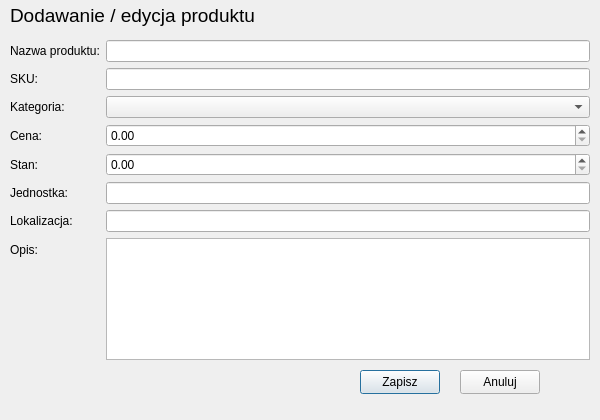
<?xml version="1.0" encoding="UTF-8"?>
<ui version="4.0">
 <class>ProductDialog</class>
 <widget class="QDialog" name="ProductDialog">
  <property name="geometry">
   <rect>
    <x>0</x>
    <y>0</y>
    <width>600</width>
    <height>420</height>
   </rect>
  </property>
  <property name="windowTitle">
   <string>Produkt</string>
  </property>
  <widget class="QLabel" name="title">
   <property name="geometry">
    <rect>
     <x>10</x>
     <y>0</y>
     <width>420</width>
     <height>31</height>
    </rect>
   </property>
   <property name="font">
    <font>
     <pointsize>14</pointsize>
    </font>
   </property>
   <property name="text">
    <string>Dodawanie / edycja produktu</string>
   </property>
  </widget>
  <widget class="QWidget" name="formWidget">
   <property name="geometry">
    <rect>
     <x>10</x>
     <y>40</y>
     <width>580</width>
     <height>320</height>
    </rect>
   </property>
   <layout class="QFormLayout" name="formLayout">
    <item row="0" column="0">
     <widget class="QLabel" name="label_name">
      <property name="text">
       <string>Nazwa produktu:</string>
      </property>
     </widget>
    </item>
    <item row="0" column="1">
     <widget class="QLineEdit" name="nameEdit"/>
    </item>
    <item row="1" column="0">
     <widget class="QLabel" name="label_sku">
      <property name="text">
       <string>SKU:</string>
      </property>
     </widget>
    </item>
    <item row="1" column="1">
     <widget class="QLineEdit" name="skuEdit"/>
    </item>
    <item row="2" column="0">
     <widget class="QLabel" name="label_category">
      <property name="text">
       <string>Kategoria:</string>
      </property>
     </widget>
    </item>
    <item row="2" column="1">
     <widget class="QComboBox" name="categoryComboBox"/>
    </item>
    <item row="3" column="0">
     <widget class="QLabel" name="label_price">
      <property name="text">
       <string>Cena:</string>
      </property>
     </widget>
    </item>
    <item row="3" column="1">
     <widget class="QDoubleSpinBox" name="priceSpinBox"/>
    </item>
    <item row="4" column="0">
     <widget class="QLabel" name="label_quantity">
      <property name="text">
         <string>Stan:</string>
      </property>
     </widget>
    </item>
    <item row="4" column="1">
     <widget class="QDoubleSpinBox" name="quantitySpinBox"/>
    </item>
    <item row="5" column="0">
     <widget class="QLabel" name="label_unit">
      <property name="text">
       <string>Jednostka:</string>
      </property>
     </widget>
    </item>
    <item row="5" column="1">
     <widget class="QLineEdit" name="unitEdit"/>
    </item>
    <item row="6" column="0">
     <widget class="QLabel" name="label_location">
      <property name="text">
       <string>Lokalizacja:</string>
      </property>
     </widget>
    </item>
    <item row="6" column="1">
     <widget class="QLineEdit" name="locationEdit"/>
    </item>
    <item row="7" column="0">
     <widget class="QLabel" name="label_description">
      <property name="text">
       <string>Opis:</string>
      </property>
     </widget>
    </item>
    <item row="7" column="1">
     <widget class="QTextEdit" name="descriptionEdit"/>
    </item>
   </layout>
  </widget>
  <widget class="QPushButton" name="saveButton">
   <property name="geometry">
    <rect>
     <x>360</x>
     <y>370</y>
     <width>80</width>
     <height>24</height>
    </rect>
   </property>
   <property name="text">
    <string>Zapisz</string>
   </property>
  </widget>
  <widget class="QPushButton" name="cancleButton">
   <property name="geometry">
    <rect>
     <x>460</x>
     <y>370</y>
     <width>80</width>
     <height>24</height>
    </rect>
   </property>
   <property name="text">
    <string>Anuluj</string>
   </property>
  </widget>
 </widget>
 <resources/>
 <connections/>
</ui>
